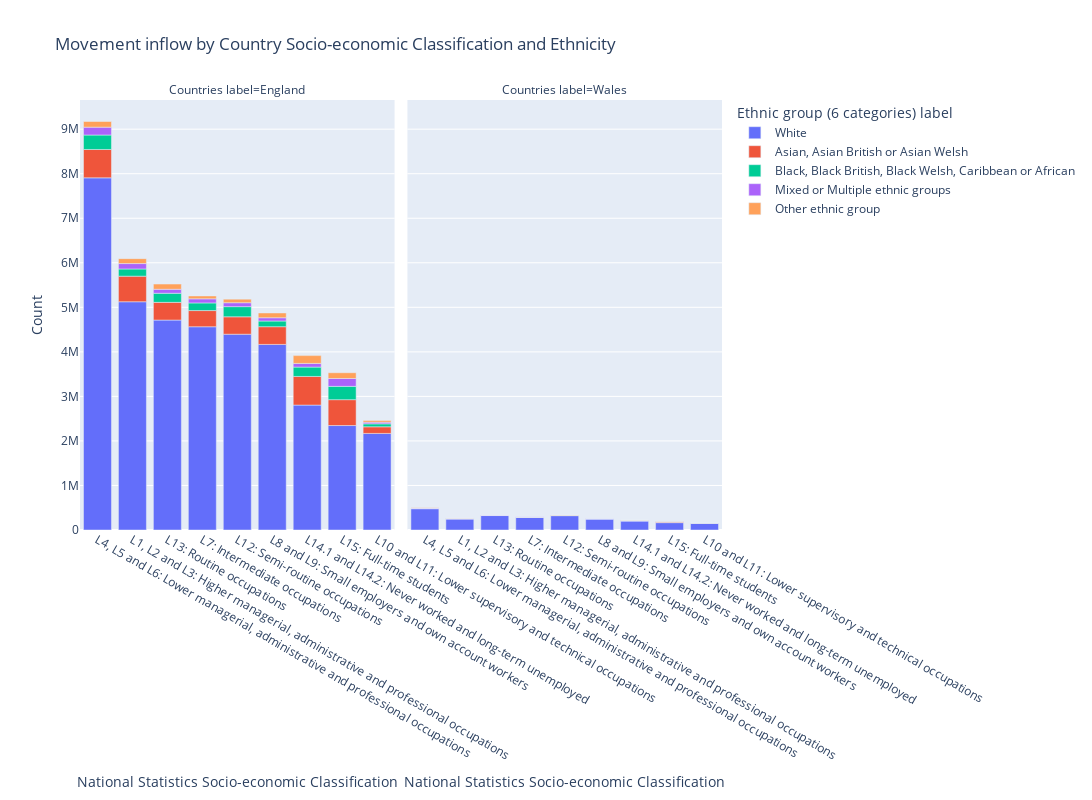

The notebook cell this image was saved under:
### Markdown cell above
### Migration inflow ethnicity socio-economic classification

### Code cell
#groupby country inflow, ethnicity socio-economic classification
socio_catergory = mig_ctry_in_df.groupby(['Countries label', 'Ethnic group (6 categories) label','National Statistics Socio-economic Classification (NS-SeC) (10 categories) label'])['Count'].sum().reset_index()
socio_catergory = socio_catergory.sort_values(by='Count', ascending=False)

# Remove rows with 'Does not apply' in any of the specified columns
socio_catergory_filtered = socio_catergory[~socio_catergory[['Countries label', 'National Statistics Socio-economic Classification (NS-SeC) (10 categories) label',
                                                    'Ethnic group (6 categories) label']].apply(lambda x: 'Does not apply' in x.values, axis=1)]

# Create a grouped bar chart
fig = px.bar(socio_catergory_filtered, 
             x='National Statistics Socio-economic Classification (NS-SeC) (10 categories) label', 
             y='Count', 
             color='Ethnic group (6 categories) label', 
             facet_col='Countries label',
             labels={'Count': 'Count',
                     'National Statistics Socio-economic Classification (NS-SeC) (10 categories) label':'National Statistics Socio-economic Classification'},
             title='Movement inflow by Country Socio-economic Classification and Ethnicity ',
             width=1200, height=800)

# Customize tooltip format
fig.update_traces(hovertemplate='%{y:,.0f} Count')

# Update x-axis label
fig.update_layout(xaxis_title='National Statistics Socio-economic Classification')

# Show the plot
fig.show()

### Figure 1 — Plotly figure (JSON) as saved in the notebook; plotly's stock layout.template omitted (floating-point values rounded to 4 significant figures)
{"data": [{"alignmentgroup": "True", "hovertemplate": "%{y:,.0f} Count", "legendgroup": "White", "marker": {"color": "#636efa", "pattern": {"shape": ""}}, "name": "White", "offsetgroup": "White", "orientation": "v", "showlegend": true, "textposition": "auto", "type": "bar", "x": ["L4, L5 and L6: Lower managerial, administrative and professional occupations", "L1, L2 and L3: Higher managerial, administrative and professional occupations", "L13: Routine occupations", "L7: Intermediate occupations", "L12: Semi-routine occupations", "L8 and L9: Small employers and own account workers", "L14.1 and L14.2: Never worked and long-term unemployed", "L15: Full-time students", "L10 and L11: Lower supervisory and technical occupations"], "xaxis": "x", "y": [7907349, 5124906, 4713648, 4563515, 4396121, 4166927, 2804885, 2345421, 2168653], "yaxis": "y"}, {"alignmentgroup": "True", "hovertemplate": "%{y:,.0f} Count", "legendgroup": "White", "marker": {"color": "#636efa", "pattern": {"shape": ""}}, "name": "White", "offsetgroup": "White", "orientation": "v", "showlegend": false, "textposition": "auto", "type": "bar", "x": ["L4, L5 and L6: Lower managerial, administrative and professional occupations", "L13: Routine occupations", "L12: Semi-routine occupations", "L7: Intermediate occupations", "L1, L2 and L3: Higher managerial, administrative and professional occupations", "L8 and L9: Small employers and own account workers", "L14.1 and L14.2: Never worked and long-term unemployed", "L15: Full-time students", "L10 and L11: Lower supervisory and technical occupations"], "xaxis": "x2", "y": [478010, 324637, 322199, 285845, 246120, 245488, 200414, 165421, 153945], "yaxis": "y2"}, {"alignmentgroup": "True", "hovertemplate": "%{y:,.0f} Count", "legendgroup": "Asian, Asian British or Asian Welsh", "marker": {"color": "#EF553B", "pattern": {"shape": ""}}, "name": "Asian, Asian British or Asian Welsh", "offsetgroup": "Asian, Asian British or Asian Welsh", "orientation": "v", "showlegend": true, "textposition": "auto", "type": "bar", "x": ["L14.1 and L14.2: Never worked and long-term unemployed", "L4, L5 and L6: Lower managerial, administrative and professional occupations", "L15: Full-time students", "L1, L2 and L3: Higher managerial, administrative and professional occupations", "L8 and L9: Small employers and own account workers", "L13: Routine occupations", "L12: Semi-routine occupations", "L7: Intermediate occupations", "L10 and L11: Lower supervisory and technical occupations"], "xaxis": "x", "y": [643124, 636900, 581179, 574579, 397993, 397683, 391001, 363419, 148507], "yaxis": "y"}, {"alignmentgroup": "True", "hovertemplate": "%{y:,.0f} Count", "legendgroup": "Asian, Asian British or Asian Welsh", "marker": {"color": "#EF553B", "pattern": {"shape": ""}}, "name": "Asian, Asian British or Asian Welsh", "offsetgroup": "Asian, Asian British or Asian Welsh", "orientation": "v", "showlegend": false, "textposition": "auto", "type": "bar", "x": ["L15: Full-time students", "L4, L5 and L6: Lower managerial, administrative and professional occupations", "L14.1 and L14.2: Never worked and long-term unemployed", "L1, L2 and L3: Higher managerial, administrative and professional occupations", "L8 and L9: Small employers and own account workers", "L12: Semi-routine occupations", "L13: Routine occupations", "L7: Intermediate occupations", "L10 and L11: Lower supervisory and technical occupations"], "xaxis": "x2", "y": [14596, 9874, 8787, 8410, 7159, 6171, 5599, 4988, 3246], "yaxis": "y2"}, {"alignmentgroup": "True", "hovertemplate": "%{y:,.0f} Count", "legendgroup": "Black, Black British, Black Welsh, Caribbean or African", "marker": {"color": "#00cc96", "pattern": {"shape": ""}}, "name": "Black, Black British, Black Welsh, Caribbean or African", "offsetgroup": "Black, Black British, Black Welsh, Caribbean or African", "orientation": "v", "showlegend": true, "textposition": "auto", "type": "bar", "x": ["L4, L5 and L6: Lower managerial, administrative and professional occupations", "L15: Full-time students", "L12: Semi-routine occupations", "L14.1 and L14.2: Never worked and long-term unemployed", "L13: Routine occupations", "L7: Intermediate occupations", "L1, L2 and L3: Higher managerial, administrative and professional occupations", "L8 and L9: Small employers and own account workers", "L10 and L11: Lower supervisory and technical occupations"], "xaxis": "x", "y": [324570, 298519, 228150, 209184, 204276, 171900, 161421, 127467, 66795], "yaxis": "y"}, {"alignmentgroup": "True", "hovertemplate": "%{y:,.0f} Count", "legendgroup": "Black, Black British, Black Welsh, Caribbean or African", "marker": {"color": "#00cc96", "pattern": {"shape": ""}}, "name": "Black, Black British, Black Welsh, Caribbean or African", "offsetgroup": "Black, Black British, Black Welsh, Caribbean or African", "orientation": "v", "showlegend": false, "textposition": "auto", "type": "bar", "x": ["L15: Full-time students", "L4, L5 and L6: Lower managerial, administrative and professional occupations", "L14.1 and L14.2: Never worked and long-term unemployed", "L13: Routine occupations", "L12: Semi-routine occupations", "L1, L2 and L3: Higher managerial, administrative and professional occupations", "L7: Intermediate occupations", "L8 and L9: Small employers and own account workers", "L10 and L11: Lower supervisory and technical occupations"], "xaxis": "x2", "y": [5089, 2944, 2611, 2330, 2237, 1790, 1478, 1387, 647], "yaxis": "y2"}, {"alignmentgroup": "True", "hovertemplate": "%{y:,.0f} Count", "legendgroup": "Mixed or Multiple ethnic groups", "marker": {"color": "#ab63fa", "pattern": {"shape": ""}}, "name": "Mixed or Multiple ethnic groups", "offsetgroup": "Mixed or Multiple ethnic groups", "orientation": "v", "showlegend": true, "textposition": "auto", "type": "bar", "x": ["L15: Full-time students", "L4, L5 and L6: Lower managerial, administrative and professional occupations", "L1, L2 and L3: Higher managerial, administrative and professional occupations", "L7: Intermediate occupations", "L13: Routine occupations", "L12: Semi-routine occupations", "L14.1 and L14.2: Never worked and long-term unemployed", "L8 and L9: Small employers and own account workers", "L10 and L11: Lower supervisory and technical occupations"], "xaxis": "x", "y": [176894, 176714, 121382, 91824, 89603, 88235, 83046, 73637, 36875], "yaxis": "y"}, {"alignmentgroup": "True", "hovertemplate": "%{y:,.0f} Count", "legendgroup": "Mixed or Multiple ethnic groups", "marker": {"color": "#ab63fa", "pattern": {"shape": ""}}, "name": "Mixed or Multiple ethnic groups", "offsetgroup": "Mixed or Multiple ethnic groups", "orientation": "v", "showlegend": false, "textposition": "auto", "type": "bar", "x": ["L15: Full-time students", "L4, L5 and L6: Lower managerial, administrative and professional occupations", "L13: Routine occupations", "L12: Semi-routine occupations", "L14.1 and L14.2: Never worked and long-term unemployed", "L1, L2 and L3: Higher managerial, administrative and professional occupations", "L7: Intermediate occupations", "L8 and L9: Small employers and own account workers", "L10 and L11: Lower supervisory and technical occupations"], "xaxis": "x2", "y": [5754, 4613, 3158, 3147, 2857, 2748, 2743, 2261, 1248], "yaxis": "y2"}, {"alignmentgroup": "True", "hovertemplate": "%{y:,.0f} Count", "legendgroup": "Other ethnic group", "marker": {"color": "#FFA15A", "pattern": {"shape": ""}}, "name": "Other ethnic group", "offsetgroup": "Other ethnic group", "orientation": "v", "showlegend": true, "textposition": "auto", "type": "bar", "x": ["L14.1 and L14.2: Never worked and long-term unemployed", "L15: Full-time students", "L4, L5 and L6: Lower managerial, administrative and professional occupations", "L13: Routine occupations", "L1, L2 and L3: Higher managerial, administrative and professional occupations", "L8 and L9: Small employers and own account workers", "L12: Semi-routine occupations", "L7: Intermediate occupations", "L10 and L11: Lower supervisory and technical occupations"], "xaxis": "x", "y": [175243, 128976, 126837, 117063, 110507, 107379, 80072, 64671, 39904], "yaxis": "y"}, {"alignmentgroup": "True", "hovertemplate": "%{y:,.0f} Count", "legendgroup": "Other ethnic group", "marker": {"color": "#FFA15A", "pattern": {"shape": ""}}, "name": "Other ethnic group", "offsetgroup": "Other ethnic group", "orientation": "v", "showlegend": false, "textposition": "auto", "type": "bar", "x": ["L15: Full-time students", "L14.1 and L14.2: Never worked and long-term unemployed", "L1, L2 and L3: Higher managerial, administrative and professional occupations", "L4, L5 and L6: Lower managerial, administrative and professional occupations", "L13: Routine occupations", "L8 and L9: Small employers and own account workers", "L12: Semi-routine occupations", "L7: Intermediate occupations", "L10 and L11: Lower supervisory and technical occupations"], "xaxis": "x2", "y": [4606, 3811, 2039, 1998, 1964, 1859, 1378, 1030, 785], "yaxis": "y2"}], "layout": {"annotations": [{"font": {}, "showarrow": false, "text": "Countries label=England", "x": 0.245, "xanchor": "center", "xref": "paper", "y": 1, "yanchor": "bottom", "yref": "paper"}, {"font": {}, "showarrow": false, "text": "Countries label=Wales", "x": 0.755, "xanchor": "center", "xref": "paper", "y": 1, "yanchor": "bottom", "yref": "paper"}], "barmode": "relative", "height": 800, "legend": {"title": {"text": "Ethnic group (6 categories) label"}, "tracegroupgap": 0}, "title": {"text": "Movement inflow by Country Socio-economic Classification and Ethnicity "}, "width": 1200, "xaxis": {"anchor": "y", "domain": [0, 0.49], "title": {"text": "National Statistics Socio-economic Classification"}}, "xaxis2": {"anchor": "y2", "domain": [0.51, 1], "matches": "x", "title": {"text": "National Statistics Socio-economic Classification"}}, "yaxis": {"anchor": "x", "domain": [0, 1], "title": {"text": "Count"}}, "yaxis2": {"anchor": "x2", "domain": [0, 1], "matches": "y", "showticklabels": false}}}
